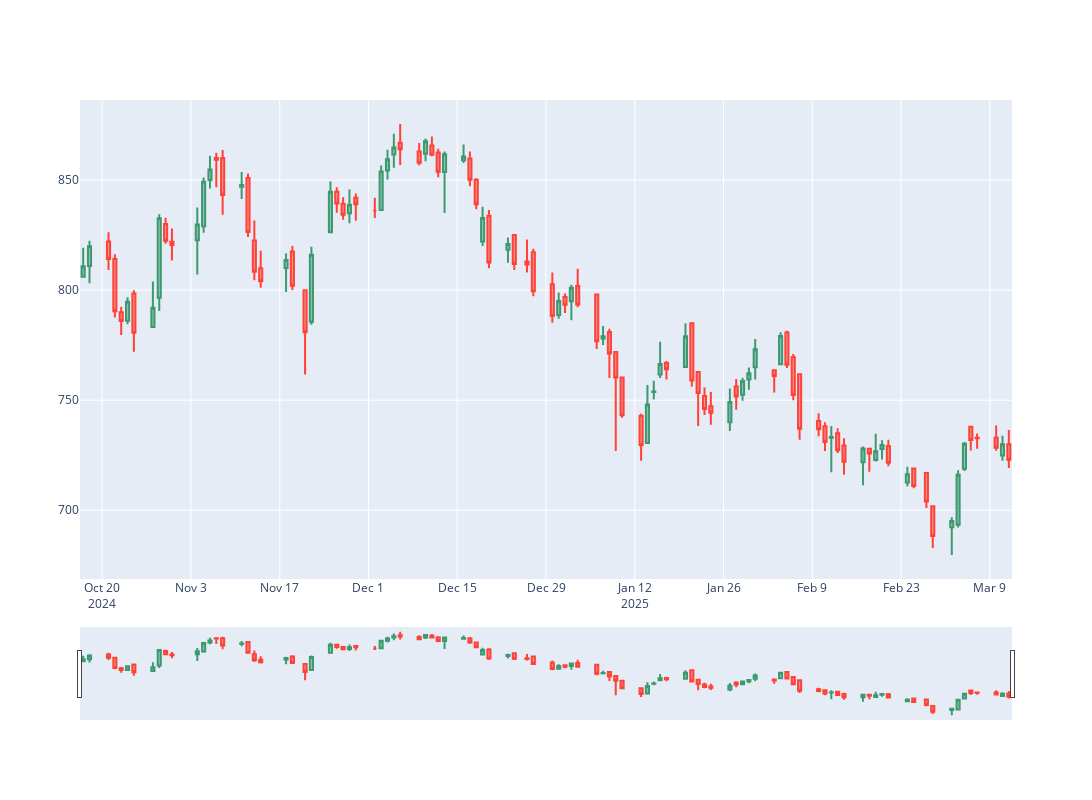

Notebook cell for this chart:
### Code cell
fig = go.Figure(data = [
    go.Candlestick(
        x = df.index,
        open= df["1. open"],
        high= df["2. high"],
        low = df["3. low"],
        close= df["4. close"]
    )
])

fig.update_layout(width = 1200, height = 800)

fig.show()
